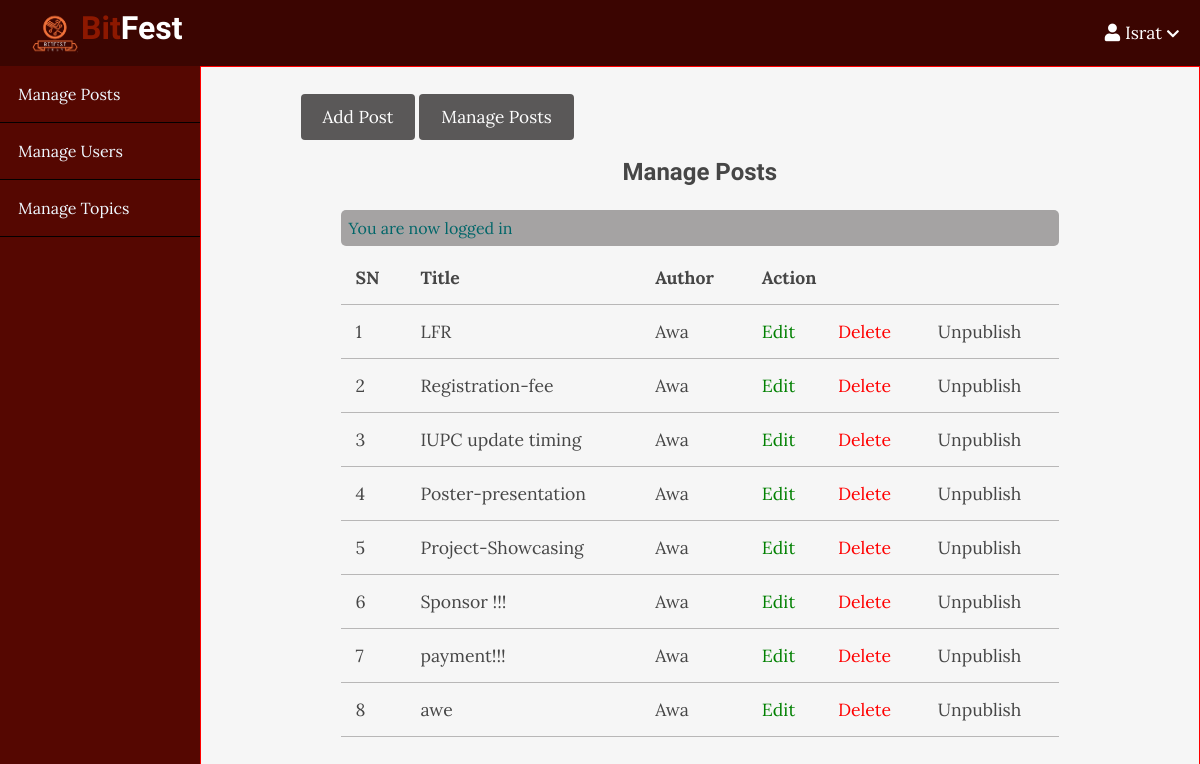
Screenshot of /admin/posts/index.php (signed in) with the database file from the repository.
### tables this page shows
CREATE TABLE `posts` (
  `id` int(11) NOT NULL,
  `user_id` int(11) NOT NULL,
  `topic_id` int(11) DEFAULT NULL,
  `title` varchar(255) NOT NULL,
  `image` varchar(255) NOT NULL,
  `body` text NOT NULL,
  `published` tinyint(4) NOT NULL,
  `created_at` datetime NOT NULL DEFAULT current_timestamp()
);

### app/database/db.php (called while the page is built, shortened)
<?php
require('connect.php');
function selectAll($table, $conditions=[])
{
  global $conn;
  $sql= "SELECT * FROM $table";
  if(empty($conditions)){
$stmt= $conn->prepare($sql);
$stmt->execute();
$records= $stmt->get_result()->fetch_all(MYSQLI_ASSOC);
return $records;}}

### app/controllers/posts.php (called while the page is built, shortened)
<?php
include(ROOT_PATH . "/app/database/db.php");
$table = 'posts';
$posts = selectAll($table);

### admin/posts/index.php (the view, shortened to what this page needs)
<?php include(ROOT_PATH . "/app/controllers/posts.php");
?>
<!DOCTYPE html>
<html lang="en">
<head>
    <link rel="stylesheet" href="https://pro.fontawesome.com/releases/v5.10.0/css/all.css"
 />
    <link rel="stylesheet" href="../../assets/css/style.css">
    <link rel="stylesheet" href="../../assets/css/admin.css">
</head>
<body>
  <?php include(ROOT_PATH . "/app/includes/adminHeader.php")?>
    <div class="admin-wrapper">
    <?php include(ROOT_PATH . "/app/includes/adminSidebar.php")?>
     <div class="admin-content">
    <div class="button-group">
        <a href="create.php" class="btn btn-big">Add Post</a>
        <a href="index.php" class="btn btn-big">Manage Posts</a>
    </div>
<div class="content">
<h2 class="page-title">Manage Posts</h2>
<?php include(ROOT_PATH . "/app/includes/messages.php"); ?>
<table>
    <thead>
        <th>SN</th>
        <th>Title</th>
        <th>Author</th>
        <th colspan="3">Action</th>
    </thead>
    <tbody>
    <?php foreach ($posts as $key => $post):?>
        <tr>
        <td><?php echo $key+1; ?></td>
        <td><?php echo $post['title'] ?></td>
            <td>Awa</td>
<td><a href="edit.php?id=<?php echo $post['id']; ?>" class="edit">Edit</a></td>
<td><a href="index.php?delete_id=<?php echo $post['id']; ?>" class="delete">Delete</a></td>
<?php if($post['published']):?>
<td><a href="edit.php?published=0&p_id=<?php echo $post['id'] ?>" class="unpublish">Unpublish</a></td>
<?php else: ?>
<td><a href="edit.php?published=1&p_id=<?php echo $post['id'] ?>" class="Publish">Publish</a></td>
<?php endif; ?>
        </tr>
        <?php endforeach;?>
    </tbody>
</table>
</div>
</div>
    </div>
</body>
</html>

### assets/css/style.css (style rules this page uses)
* { box-sizing: border-box; }
html, body { height: 100%; padding: 0px; margin:0px; height:100%; background: #f6f6f6; font-family: 'Lora',serif; color: #858585; }
h1,h2,h3,h4,h5,h6 { font-family: 'Candal',serif; color:#858585; margin: 5px; }
a { text-decoration: none; color: inherit; }
.btn { padding: .5rem 1rem; background:#5a5858; color: white; border: 1px solid transparent; border-radius: .25rem; font-size: 1.08em; font-family: 'Lora',serif; }
.btn-big { padding: .7rem 1.3rem; line-height: 1.3rem; }
.content { width:90%; margin: 30px auto 30px; }

### assets/css/admin.css (style rules this page uses)
body { color: #464646; }
.admin-wrapper { display: flex; height: calc(100% - 66px); }
.admin-wrapper .admin-content { flex:8; height:100%; border: 1px solid red; padding: 40px 100px 100px; overflow-y: scroll; }
.admin-content .page-title { text-align: center; color: #464646; margin-bottom: 1.5rem; }
table { width: 100%; border-collapse: collapse; font-size: 1.1rem; }
th,td { padding: 15px; text-align: left; border-bottom: 1px solid #B8B7B7; }
.edit { color: green; }
.delete { color:red; }

### rows the page displays
posts: title "LFR"
posts: title "Registration-fee"
posts: title "IUPC update timing"
posts: title "Poster-presentation"
posts: title "Project-Showcasing"
posts: title "Sponsor !!!"
posts: title "payment!!!"
posts: title "awe"

### other values shown
$_SESSION['username'] "Israt"
$_SESSION['message'] "You are now logged in"
